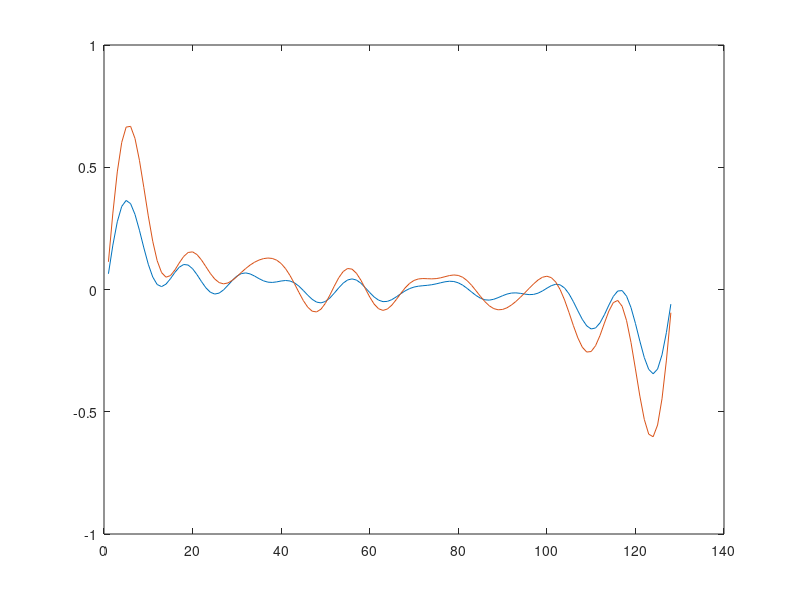

Here is the MATLAB script that generated this plot:

  load('noisy_signal.mat')
  N = 128;

  K = 10;
  
  s = zeros(1, N);
  

    for n = 1:N
      for k = 1:K
      s(k) = s(k) + noisy_signal(n) * exp(-j * 2 * pi * n  * k  / N);
    endfor
  endfor
  
  sfft = fft(noisy_signal);
  
  ps = 0;
  pz = 0;
  
  for i = 1:N  
    pz = pz + abs(s(i))*abs(s(i));  
  endfor
  
  for i = 1:K
     ps = ps + abs(s(i))*abs(s(i)); 
  endfor
  
  SNRdb = 10 * log10( ps / pz);
  
  for i = (K ):(N - K )
    sfft(i) = 0;
  endfor
  
  sf = zeros(1, N);
  
   for n = 1:N
    for k = 1:K
      sf(n) = sf(n) + 1/N * s(k) * exp(j * 2 * pi * n * k / N);
    endfor
  endfor 
  
  plot(1:N, sf);
  hold on;
  plot(1:N, ifft(sfft));
  
  
  
  
  